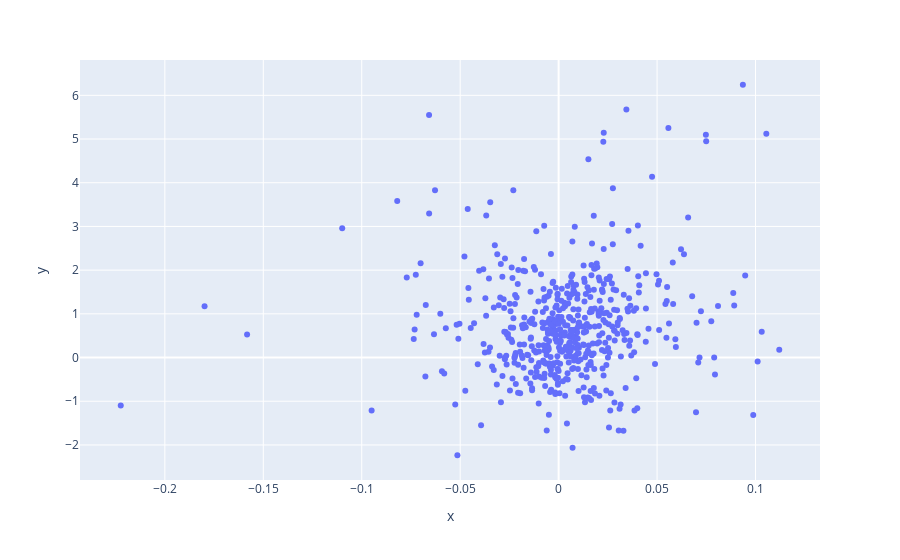
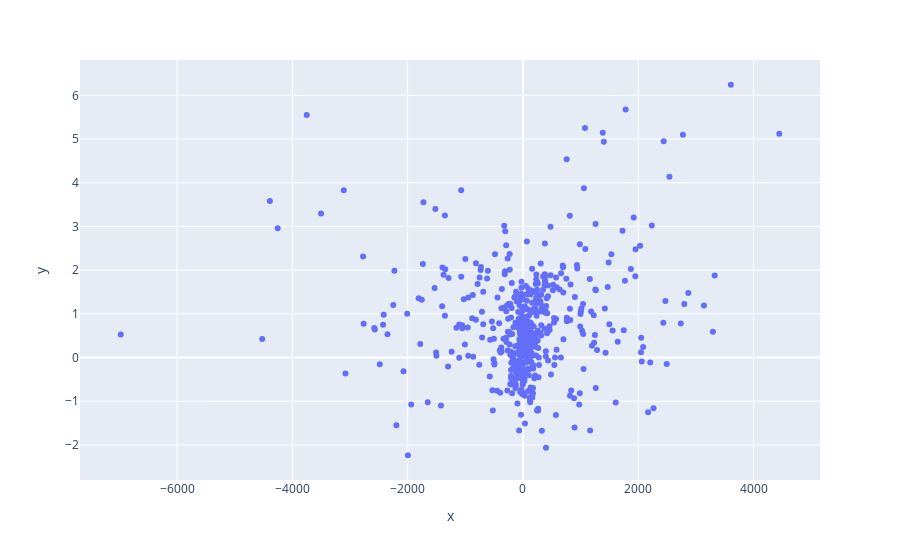

Source (notebook cell) for these figures, in order:
### Code cell
import plotly.express as px
fig = px.scatter(x=x.pct_change().tolist(), y=y.tolist())
fig.show()

fig = px.scatter(x=x.diff().tolist(), y=y.tolist())
fig.show()

### Figure 1 — Plotly figure (JSON) as saved in the notebook; plotly's stock layout.template omitted (floating-point values rounded to 4 significant figures; data arrays with more than 128 entries replaced by an {"elided": "..."} marker saying what was removed)
{"data": [{"hovertemplate": "x=%{x}<br>y=%{y}<extra></extra>", "legendgroup": "", "marker": {"color": "#636efa", "symbol": "circle"}, "mode": "markers", "name": "", "orientation": "v", "showlegend": false, "type": "scatter", "x": {"elided": "546 float values"}, "xaxis": "x", "y": {"elided": "546 float values"}, "yaxis": "y"}], "layout": {"legend": {"tracegroupgap": 0}, "margin": {"t": 60}, "xaxis": {"anchor": "y", "domain": [0, 1], "title": {"text": "x"}}, "yaxis": {"anchor": "x", "domain": [0, 1], "title": {"text": "y"}}}}

### Figure 2 — Plotly figure (JSON) as saved in the notebook; plotly's stock layout.template omitted (floating-point values rounded to 4 significant figures; data arrays with more than 128 entries replaced by an {"elided": "..."} marker saying what was removed)
{"data": [{"hovertemplate": "x=%{x}<br>y=%{y}<extra></extra>", "legendgroup": "", "marker": {"color": "#636efa", "symbol": "circle"}, "mode": "markers", "name": "", "orientation": "v", "showlegend": false, "type": "scatter", "x": {"elided": "546 float values"}, "xaxis": "x", "y": {"elided": "546 float values"}, "yaxis": "y"}], "layout": {"legend": {"tracegroupgap": 0}, "margin": {"t": 60}, "xaxis": {"anchor": "y", "domain": [0, 1], "title": {"text": "x"}}, "yaxis": {"anchor": "x", "domain": [0, 1], "title": {"text": "y"}}}}
